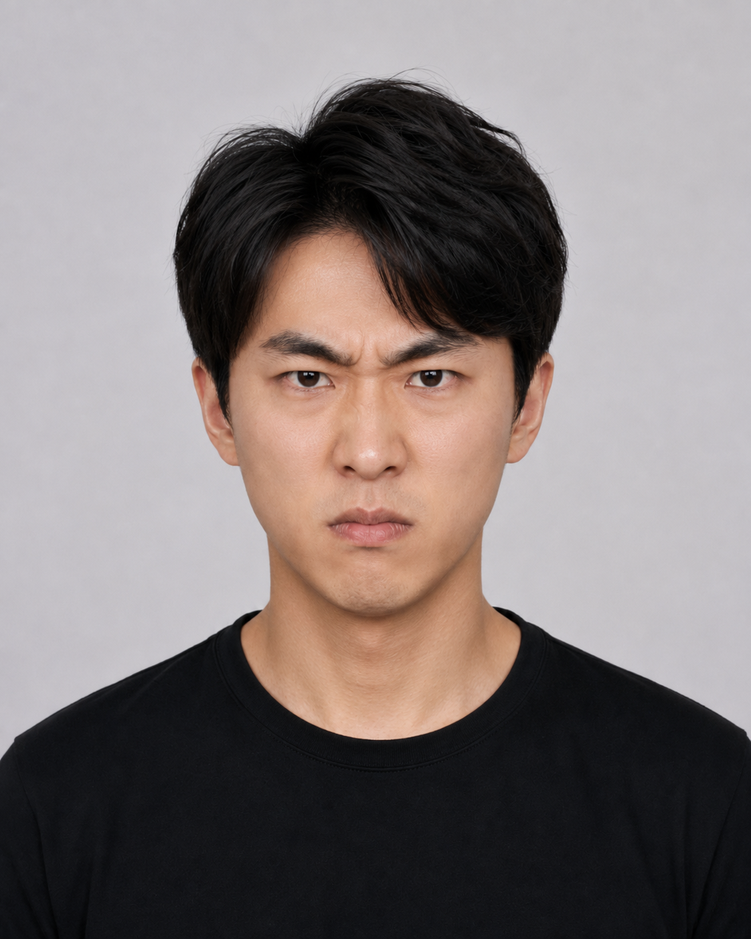
#> input picture VisualComputingProject/expert_level/test_picture/angry.png, 751 x 939 px, shrunk from 1122 x 1402 before the run
$ python -i image_preprocessing.py   (imports and definitions only)
#> lines starting #> are read from the running program, lines starting #| are printed output that depends on the picture
"""Image preprocessing helpers for realtime Expert Level demo."""

from __future__ import annotations

import cv2
import numpy as np

try:
    from . import config
except ImportError:
    import config


PREPROCESS_MODES = ("raw", "clahe", "gamma", "clahe-gamma")


def to_gray(image: np.ndarray) -> np.ndarray:
    if image.ndim == 2:
        return image
    return cv2.cvtColor(image, cv2.COLOR_BGR2GRAY)


def apply_gamma(gray: np.ndarray, gamma: float = config.REALTIME_GAMMA_VALUE) -> np.ndarray:
    gamma = max(float(gamma), 1e-6)
    inv_gamma = 1.0 / gamma
    table = np.asarray([((i / 255.0) ** inv_gamma) * 255 for i in range(256)], dtype=np.uint8)
    return cv2.LUT(gray, table)


def apply_clahe(gray: np.ndarray) -> np.ndarray:
    clahe = cv2.createCLAHE(
        clipLimit=config.REALTIME_CLAHE_CLIP_LIMIT,
        tileGridSize=config.REALTIME_CLAHE_TILE_GRID,
    )
    return clahe.apply(gray)


def preprocess_realtime_image(image: np.ndarray, mode: str = config.REALTIME_PREPROCESS_MODE) -> np.ndarray:
    if mode not in PREPROCESS_MODES:
        raise ValueError(f"Unknown realtime preprocess mode: {mode}")
    gray = to_gray(image)
    if mode == "raw":
        return gray
    if mode == "clahe":
        return apply_clahe(gray)
    if mode == "gamma":
        return apply_gamma(gray)
    if mode == "clahe-gamma":
        return apply_gamma(apply_clahe(gray))
    return gray


def image_stats(gray: np.ndarray) -> tuple[float, float]:
    return float(np.mean(gray)), float(np.std(gray))

>>> import cv2
>>> picture = cv2.imread('../test_picture/angry.png')
#> picture is the input picture: shape (939, 751, 3); mean B, G, R 120.7, 121.8, 131
>>> result = preprocess_realtime_image(picture)
#> in to_gray, `return cv2.cvtColor(image, cv2.COLOR_BGR2GRAY)`:
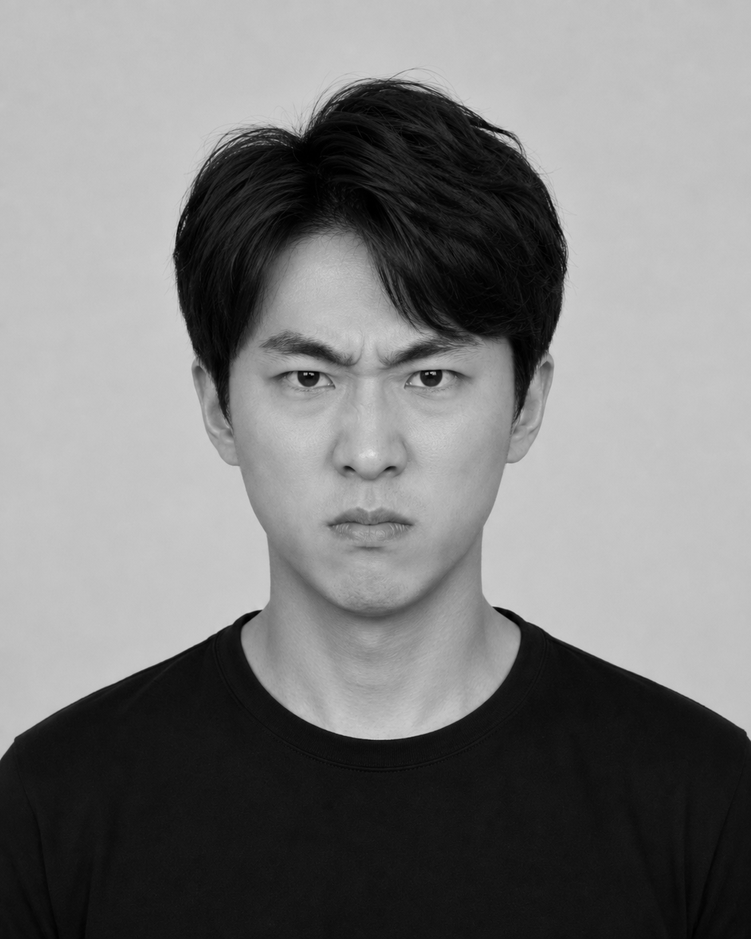
#> returned value: shape (939, 751); min 0, max 228, mean 124.4
#> in apply_clahe, `return clahe.apply(gray)`:
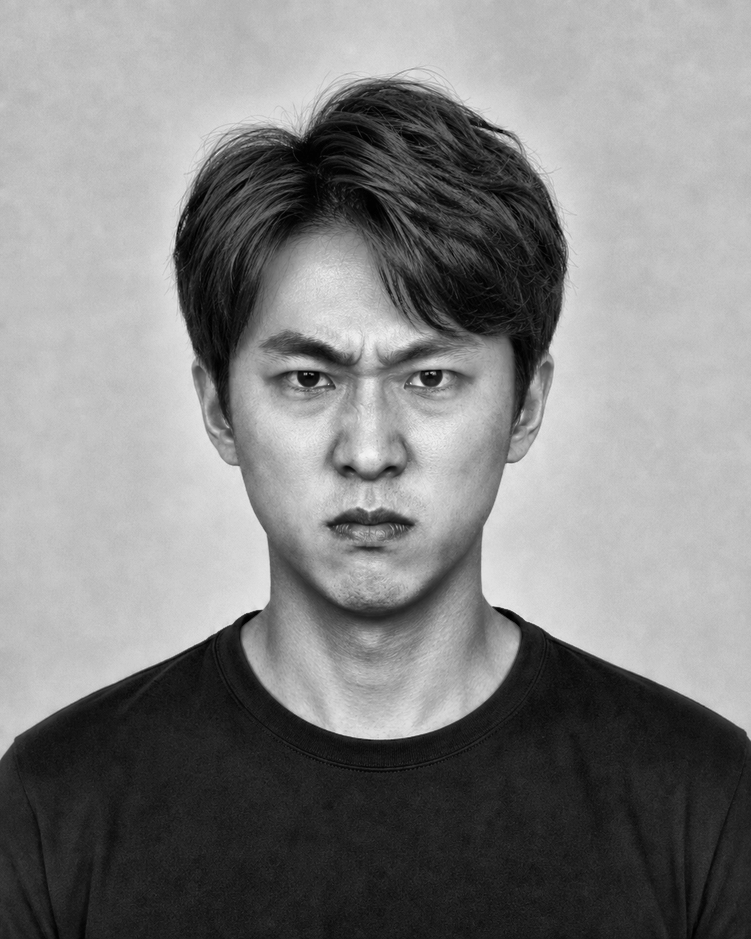
#> returned value: shape (939, 751); min 0, max 245, mean 130.2
